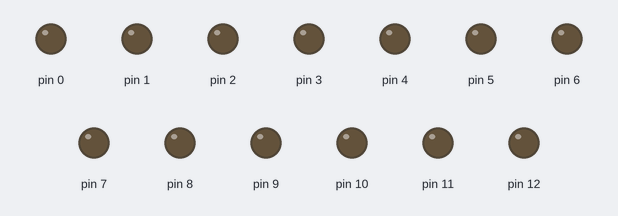
This sketch was run on a simulated Arduino Uno, built with avr-gcc and run on an emulated ATmega328P. Shown: output pins drawn as LEDs (lit = HIGH).

Above: at 0.1 s.
At 60.3 s:
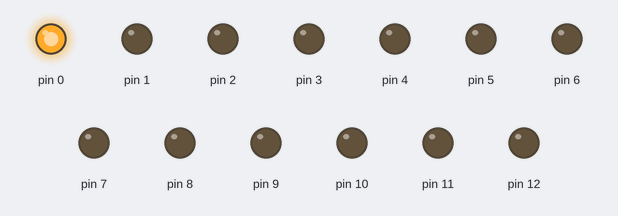
At 120.6 s:
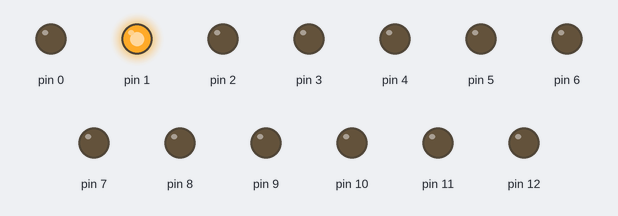
Timing chart, 0 to 122.1 s (numbered marks = the images above):
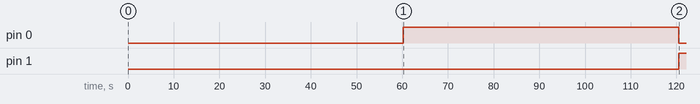

The sketch:

BinaryClock.ino
```cpp
int led_total = 13;

unsigned short seconds = 0;
unsigned short minutes = 0;
unsigned short hours = 0;\

long last_tick = 0;

void setup(){
  //Serial.begin(9600);

  for( int i = 0; i < led_total; i++ ){
    pinMode( i, OUTPUT );
  }
}

void loop(){

  if( millis()-last_tick >= 1000 ){
    last_tick = millis();
    seconds++;
  }

  if( seconds >= 60 ){
    minutes++;
    seconds = 0;
  }

  if( minutes >= 60 ){
    hours++;
    minutes = 0;
  }

  if( hours >= 24 ){
    hours = 0;
    minutes = 0;
    seconds = 0;
  }

  long temp_hours = hours%10;
  for( short i = 3; i >= 0; i-- ){
    if( temp_hours >= pow( 2, i )){
      temp_hours -= pow( 2, i );
      digitalWrite( 7+i, HIGH );
    }else{
      digitalWrite( 7+i, LOW );
    }
  }

  temp_hours = hours/10;
  for( short i = 1; i >= 0; i-- ){
    if( temp_hours >= pow( 2, i )){
      temp_hours -= pow( 2, i );
      digitalWrite( 7+4+i, HIGH );
    }else{
      digitalWrite( 7+4+i, LOW );
    }
  }

  long temp_minutes = minutes%10;
  for( short i = 3; i >= 0; i-- ){
    if( temp_minutes >= pow( 2, i )){
      temp_minutes -= pow( 2, i );
      digitalWrite( i, HIGH );
    }else{
      digitalWrite( i, LOW );
    }
  }

  temp_minutes = minutes/10;
  for( short i = 2; i >= 0; i-- ){
    if( temp_minutes >= pow( 2, i )){
      temp_minutes -= pow( 2, i );
      digitalWrite( 4+i, HIGH );
    }else{
      digitalWrite( 4+i, LOW );
    }
  }

  /*
  Serial.print("Seconds: ");
  Serial.println(seconds);
  Serial.print("Minutes: ");
  Serial.println(minutes);
  Serial.print("Hours: ");
  Serial.println(hours);
  */

  delay( 19 );
  //Serial.println("");
}
```

Measured:
- by itself, pin 0: LOW → HIGH at 60.2 s, → LOW 60.3 s later
- by itself, pin 1: LOW → HIGH at 121 s
